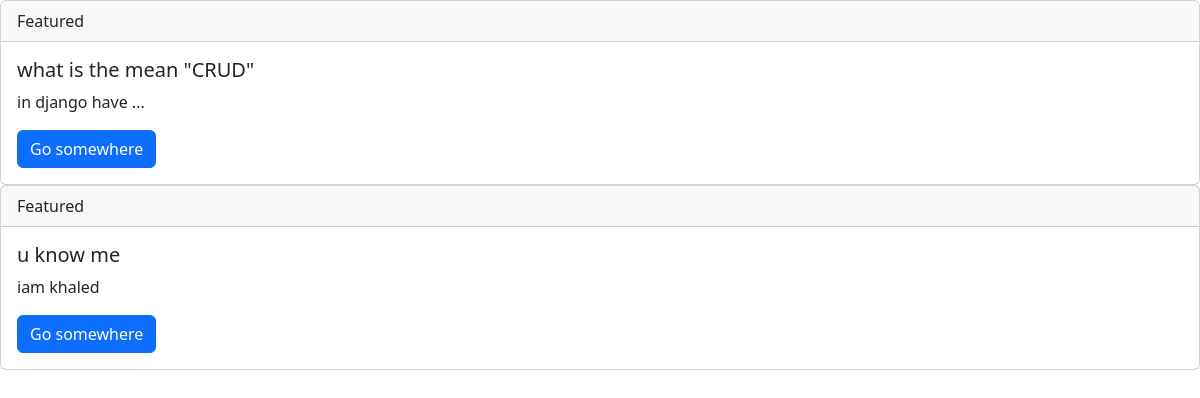
Before: / with the older database file.
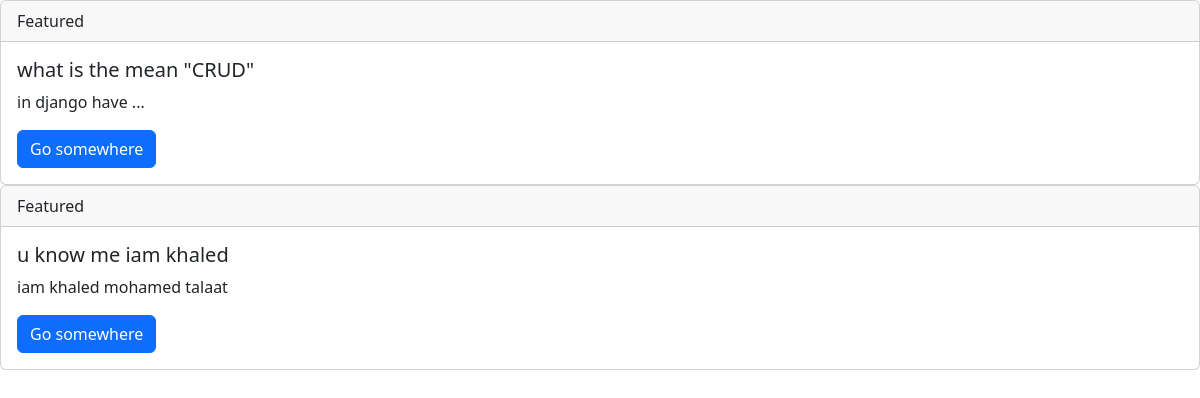
After: the same page with the newer database file.
### forum/models.py (models this page shows, shortened)
class Question(models.Model):
    Author=models.ForeignKey(User,on_delete=models.SET_NULL,null=True,blank=True)
    created_at = models.DateField(default=timezone.now)
    tags = TaggableManager()
    question = models.CharField(max_length=20000)
    Content = models.CharField(max_length=20000)

### forum/views.py (the view)
# urls.py: path('',Question_list.as_view()),
class Question_list(ListView):
    model = Question
    template_name = 'index.html'
    context_object_name = 'ques'

### forum/templates/index.html (shortened to what this page needs)
{% load bootstrap5 %}
<!doctype html>
<html lang="en">
  <head>
    <link href="https://cdn.jsdelivr.net/npm/bootstrap@5.3.1/dist/css/bootstrap.min.css" rel="stylesheet">
  </head>
  <body>
        {% for ques in ques %}
                <div class="card">
                    <div class="card-header">
                        Featured
                    </div>
                    <div class="card-body">
                        <h5 class="card-title">{{ques.question}}</h5>
                        <p class="card-text">{{ques.Content}}</p>
                        <a href="/{{ques.id}}" class="btn btn-primary">Go somewhere</a>
                    </div>
                </div>
        {% endfor %}
  </body>
</html>

Changed rows visible on the page:
changed Question: question "u know me" → "u know me iam khaled"; Content "iam khaled" → "iam khaled mohamed talaat"
